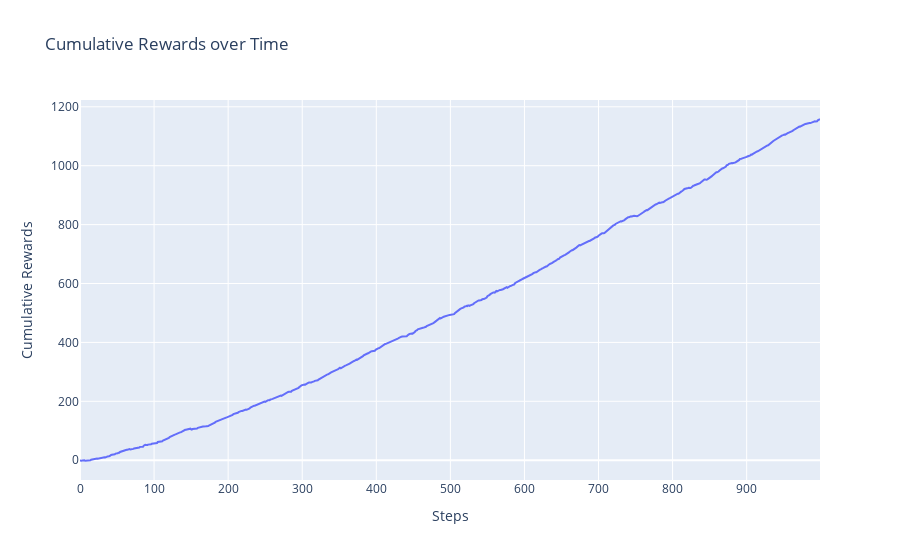

Here is the notebook cell this chart was saved with:
### Code cell
if __name__ == "__main__":
    main()

### Figure 1 — Plotly figure (JSON) as saved in the notebook; plotly's stock layout.template omitted (floating-point values rounded to 4 significant figures; data arrays with more than 128 entries replaced by an {"elided": "..."} marker saying what was removed)
{"data": [{"mode": "lines", "name": "Cumulative Rewards", "type": "scatter", "y": {"elided": "1000 float values"}}], "layout": {"title": {"text": "Cumulative Rewards over Time"}, "xaxis": {"title": {"text": "Steps"}}, "yaxis": {"title": {"text": "Cumulative Rewards"}}}}
